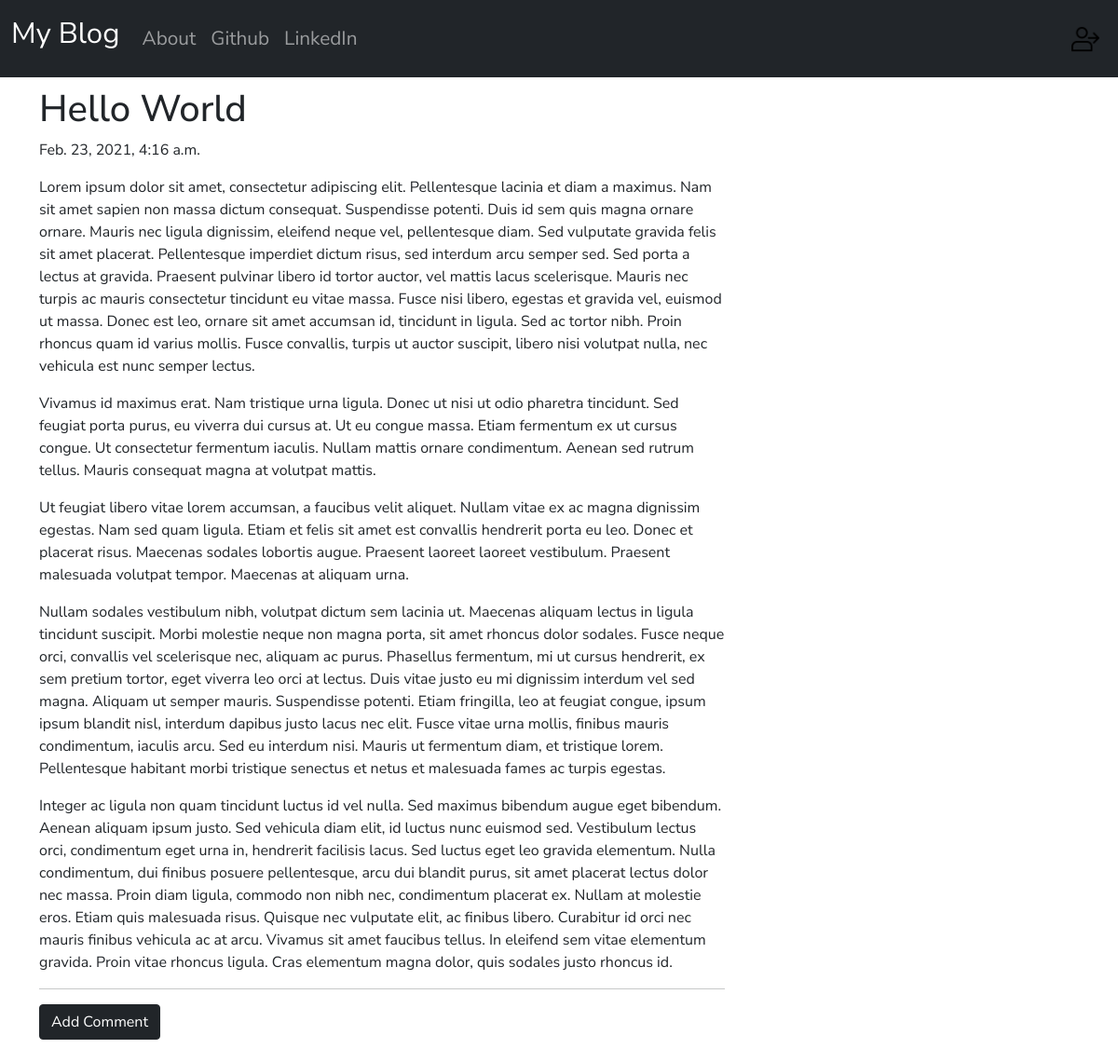
Screenshot of /post/3 with the database file from the repository.
### blog/models.py (models this page shows, shortened)
class Post(models.Model):
    author = models.ForeignKey('auth.User', on_delete=models.CASCADE)
    title = models.CharField(max_length=200)
    text = models.TextField()
    create_date = models.DateTimeField(default=timezone.now)
    published_date = models.DateTimeField(blank=True, null=True)

### blog/views.py (the view)
# urls.py: path('post/<int:pk>', views.PostDetailView.as_view(), name='post_detail'),
class PostDetailView(DetailView):
    model = Post

### blog/templates/blog/post_detail.html (shortened to what this page needs)
{% extends 'blog/base.html' %}
{% block Content %}
{% load static %}
<h1 class="posttitle">{{ post.title }}</h1>
{% if post.published_date %}
    <div class="date postdate">
        {{ post.published_date }}
    </div>
{% else %}
    <a class="btn btn-primary" href="{% url 'post_publish' pk=post.pk %}">Publish</a>
{% endif %}
<p class="postcontent">{{post.text|safe|linebreaksbr}}</p>
<hr>
<a class='btn btn-dark btn-comment' href="{% url 'add_comment_to_post' pk=post.pk %}">Add Comment</a>
<div class="container">
    {% for comment in post.comments.all %}
    <br>
    {% empty %}
    <p>No Comments</p>
    {% endfor %}
</div>
{% endblock %}

### blog/static/css/blog.css (style rules this page uses)
body { font-family: 'Nunito Sans', sans-serif; }

### rows the page displays
Post: title "Hello World", published_date "Feb. 23, 2021, 4:16 a.m.", text "Lorem ipsum dolor sit amet, consectetur adipiscing elit. Pellentesque lacinia et diam a maximus. Nam sit amet sapien non massa dictum consequat. Suspendisse potenti. Duis id sem quis magna ornare ornare. Mauris nec ligula dignissim, eleifend neque vel, pellentesque diam. Sed vulputate gravida felis sit amet placerat. Pellentesque imperdiet dictum risus, sed interdum arcu semper sed. Sed porta a lectus at gravida. Praesent pulvinar libero id tortor auctor, vel mattis lacus scelerisque. Mauris nec turpis ac mauris consectetur tincidunt eu vitae massa. Fusce nisi libero, egestas et gravida vel, euismod ut massa. Donec est leo, ornare sit amet accumsan id, tincidunt in ligula. Sed ac tortor…"
